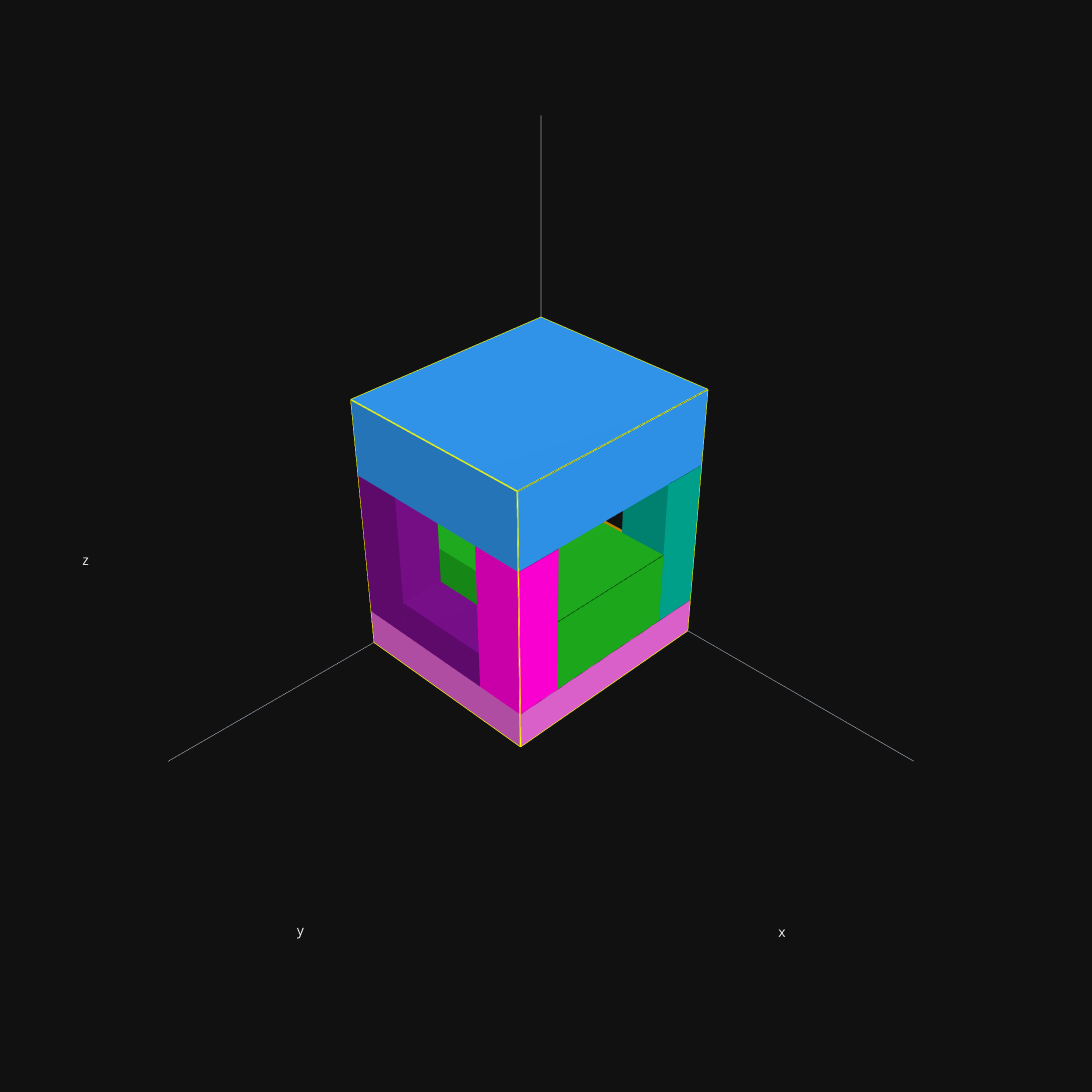

The cell this chart's notebook holds for it:
### Code cell
box._plot()

### Figure 1 — Plotly figure (JSON) as saved in the notebook; plotly's stock layout.template omitted (floating-point values rounded to 4 significant figures)
{"data": [{"line": {"color": "yellow", "width": 3}, "mode": "lines", "type": "scatter3d", "x": [0, 5], "y": [0, 0], "z": [0, 0]}, {"line": {"color": "yellow", "width": 3}, "mode": "lines", "type": "scatter3d", "x": [0, 0], "y": [0, 4], "z": [0, 0]}, {"line": {"color": "yellow", "width": 3}, "mode": "lines", "type": "scatter3d", "x": [0, 0], "y": [0, 0], "z": [0, 7]}, {"line": {"color": "yellow", "width": 3}, "mode": "lines", "type": "scatter3d", "x": [5, 5], "y": [0, 4], "z": [0, 0]}, {"line": {"color": "yellow", "width": 3}, "mode": "lines", "type": "scatter3d", "x": [5, 5], "y": [0, 0], "z": [0, 7]}, {"line": {"color": "yellow", "width": 3}, "mode": "lines", "type": "scatter3d", "x": [0, 5], "y": [4, 4], "z": [0, 0]}, {"line": {"color": "yellow", "width": 3}, "mode": "lines", "type": "scatter3d", "x": [0, 0], "y": [4, 4], "z": [0, 7]}, {"line": {"color": "yellow", "width": 3}, "mode": "lines", "type": "scatter3d", "x": [5, 5], "y": [4, 4], "z": [0, 7]}, {"line": {"color": "yellow", "width": 3}, "mode": "lines", "type": "scatter3d", "x": [0, 5], "y": [0, 0], "z": [7, 7]}, {"line": {"color": "yellow", "width": 3}, "mode": "lines", "type": "scatter3d", "x": [0, 0], "y": [0, 4], "z": [7, 7]}, {"line": {"color": "yellow", "width": 3}, "mode": "lines", "type": "scatter3d", "x": [5, 5], "y": [0, 4], "z": [7, 7]}, {"line": {"color": "yellow", "width": 3}, "mode": "lines", "type": "scatter3d", "x": [0, 5], "y": [4, 4], "z": [7, 7]}, {"color": "#DA60CA", "flatshading": true, "i": [1, 2, 5, 6, 1, 4, 3, 6, 1, 7, 0, 6], "j": [0, 3, 4, 7, 0, 5, 2, 7, 3, 5, 2, 4], "k": [2, 1, 6, 5, 4, 1, 6, 3, 7, 1, 6, 0], "opacity": 1, "type": "mesh3d", "x": [0, 5, 0, 5, 0, 5, 0, 5], "y": [0, 0, 4, 4, 0, 0, 4, 4], "z": [0, 0, 0, 0, 1, 1, 1, 1]}, {"line": {"color": "black", "width": 0}, "mode": "lines", "type": "scatter3d", "x": [0, 5], "y": [4, 4], "z": [1, 1]}, {"color": "#222A2A", "flatshading": true, "i": [1, 2, 5, 6, 1, 4, 3, 6, 1, 7, 0, 6], "j": [0, 3, 4, 7, 0, 5, 2, 7, 3, 5, 2, 4], "k": [2, 1, 6, 5, 4, 1, 6, 3, 7, 1, 6, 0], "opacity": 1, "type": "mesh3d", "x": [0, 1, 0, 1, 0, 1, 0, 1], "y": [0, 0, 1, 1, 0, 0, 1, 1], "z": [1, 1, 1, 1, 5, 5, 5, 5]}, {"line": {"color": "black", "width": 0}, "mode": "lines", "type": "scatter3d", "x": [0, 1], "y": [1, 1], "z": [5, 5]}, {"color": "#1CA71C", "flatshading": true, "i": [1, 2, 5, 6, 1, 4, 3, 6, 1, 7, 0, 6], "j": [0, 3, 4, 7, 0, 5, 2, 7, 3, 5, 2, 4], "k": [2, 1, 6, 5, 4, 1, 6, 3, 7, 1, 6, 0], "opacity": 1, "type": "mesh3d", "x": [1, 4, 1, 4, 1, 4, 1, 4], "y": [0, 0, 4, 4, 0, 0, 4, 4], "z": [1, 1, 1, 1, 3, 3, 3, 3]}, {"line": {"color": "black", "width": 0}, "mode": "lines", "type": "scatter3d", "x": [1, 4], "y": [4, 4], "z": [3, 3]}, {"color": "#750D86", "flatshading": true, "i": [1, 2, 5, 6, 1, 4, 3, 6, 1, 7, 0, 6], "j": [0, 3, 4, 7, 0, 5, 2, 7, 3, 5, 2, 4], "k": [2, 1, 6, 5, 4, 1, 6, 3, 7, 1, 6, 0], "opacity": 1, "type": "mesh3d", "x": [4, 5, 4, 5, 4, 5, 4, 5], "y": [0, 0, 1, 1, 0, 0, 1, 1], "z": [1, 1, 1, 1, 5, 5, 5, 5]}, {"line": {"color": "black", "width": 0}, "mode": "lines", "type": "scatter3d", "x": [4, 5], "y": [1, 1], "z": [5, 5]}, {"color": "#B68100", "flatshading": true, "i": [1, 2, 5, 6, 1, 4, 3, 6, 1, 7, 0, 6], "j": [0, 3, 4, 7, 0, 5, 2, 7, 3, 5, 2, 4], "k": [2, 1, 6, 5, 4, 1, 6, 3, 7, 1, 6, 0], "opacity": 1, "type": "mesh3d", "x": [0, 1, 0, 1, 0, 1, 0, 1], "y": [1, 1, 3, 3, 1, 1, 3, 3], "z": [1, 1, 1, 1, 2, 2, 2, 2]}, {"line": {"color": "black", "width": 0}, "mode": "lines", "type": "scatter3d", "x": [0, 1], "y": [3, 3], "z": [2, 2]}, {"color": "#750D86", "flatshading": true, "i": [1, 2, 5, 6, 1, 4, 3, 6, 1, 7, 0, 6], "j": [0, 3, 4, 7, 0, 5, 2, 7, 3, 5, 2, 4], "k": [2, 1, 6, 5, 4, 1, 6, 3, 7, 1, 6, 0], "opacity": 1, "type": "mesh3d", "x": [4, 5, 4, 5, 4, 5, 4, 5], "y": [1, 1, 3, 3, 1, 1, 3, 3], "z": [1, 1, 1, 1, 2, 2, 2, 2]}, {"line": {"color": "black", "width": 0}, "mode": "lines", "type": "scatter3d", "x": [4, 5], "y": [3, 3], "z": [2, 2]}, {"color": "#00A08B", "flatshading": true, "i": [1, 2, 5, 6, 1, 4, 3, 6, 1, 7, 0, 6], "j": [0, 3, 4, 7, 0, 5, 2, 7, 3, 5, 2, 4], "k": [2, 1, 6, 5, 4, 1, 6, 3, 7, 1, 6, 0], "opacity": 1, "type": "mesh3d", "x": [0, 1, 0, 1, 0, 1, 0, 1], "y": [3, 3, 4, 4, 3, 3, 4, 4], "z": [1, 1, 1, 1, 5, 5, 5, 5]}, {"line": {"color": "black", "width": 0}, "mode": "lines", "type": "scatter3d", "x": [0, 1], "y": [4, 4], "z": [5, 5]}, {"color": "#FB00D1", "flatshading": true, "i": [1, 2, 5, 6, 1, 4, 3, 6, 1, 7, 0, 6], "j": [0, 3, 4, 7, 0, 5, 2, 7, 3, 5, 2, 4], "k": [2, 1, 6, 5, 4, 1, 6, 3, 7, 1, 6, 0], "opacity": 1, "type": "mesh3d", "x": [4, 5, 4, 5, 4, 5, 4, 5], "y": [3, 3, 4, 4, 3, 3, 4, 4], "z": [1, 1, 1, 1, 5, 5, 5, 5]}, {"line": {"color": "black", "width": 0}, "mode": "lines", "type": "scatter3d", "x": [4, 5], "y": [4, 4], "z": [5, 5]}, {"color": "#2E91E5", "flatshading": true, "i": [1, 2, 5, 6, 1, 4, 3, 6, 1, 7, 0, 6], "j": [0, 3, 4, 7, 0, 5, 2, 7, 3, 5, 2, 4], "k": [2, 1, 6, 5, 4, 1, 6, 3, 7, 1, 6, 0], "opacity": 1, "type": "mesh3d", "x": [0, 5, 0, 5, 0, 5, 0, 5], "y": [0, 0, 4, 4, 0, 0, 4, 4], "z": [5, 5, 5, 5, 7, 7, 7, 7]}, {"line": {"color": "black", "width": 0}, "mode": "lines", "type": "scatter3d", "x": [0, 5], "y": [4, 4], "z": [7, 7]}], "layout": {"height": 1200, "margin": {"b": 10, "l": 10, "r": 20, "t": 10}, "scene": {"aspectmode": "cube", "camera": {"center": {"x": 0, "y": 0, "z": 0}, "eye": {"x": 1.25, "y": 1.25, "z": 1.25}, "up": {"x": 0, "y": 0, "z": 1}}, "xaxis": {"nticks": 7, "range": [0, 10], "showgrid": false, "showticklabels": false}, "yaxis": {"nticks": 6, "range": [0, 9], "showgrid": false, "showticklabels": false}, "zaxis": {"nticks": 9, "range": [0, 12], "showgrid": false, "showticklabels": false}}, "showlegend": false, "width": 1200}}
